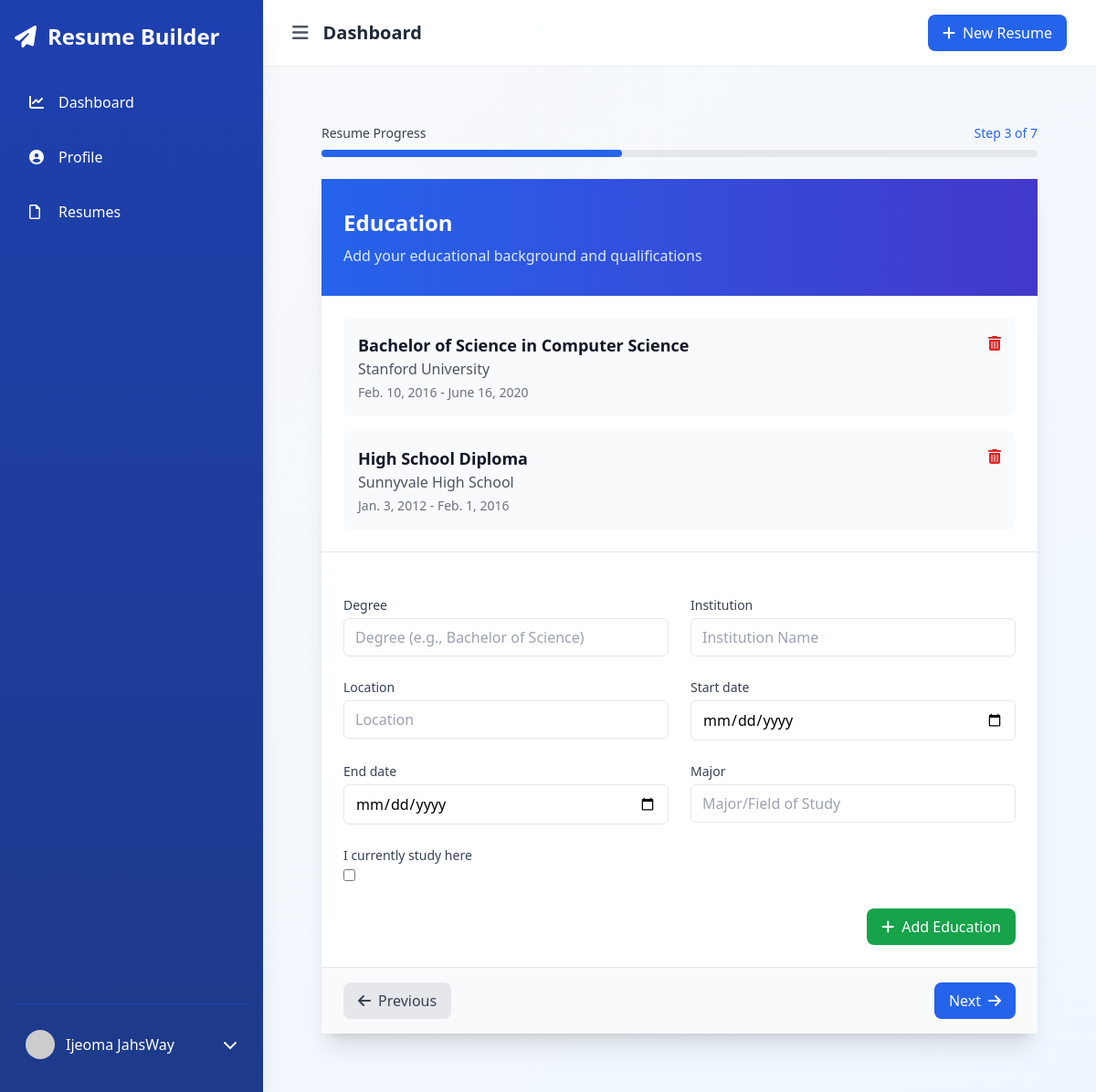
The app's page /resumes/novas-resume-962922d6/education/ (signed in) with its own data.
### resumes/models.py (models this page shows)
class Education(models.Model):
    resume = models.ForeignKey(Resume, on_delete=models.CASCADE)
    degree = models.CharField(max_length=100)
    institution = models.CharField(max_length=100)
    location = models.CharField(max_length=100)
    start_date = models.DateField()
    end_date = models.DateField(null=True, blank=True)
    major = models.CharField(max_length=100)

### resumes/views.py (the view)
# urls.py: path('<slug:resume_slug>/education/', views.education, name='resume_education'),
@login_required
def education(request, resume_slug):
    resume = get_object_or_404(Resume, slug=resume_slug, user=request.user)
    education_entries = resume.education_set.all()
    if request.method == 'POST':
        form = EducationForm(request.POST)
        if form.is_valid():
            education_entry = form.save(commit=False)
            education_entry.resume = resume
            education_entry.save()
            messages.success(request, 'Education entry added successfully.')
            return redirect('resume_education', resume_slug=resume.slug)
    else:
        form = EducationForm()
    return render(request, 'resumes/education.html', {
        'form': form,
        'education_entries': education_entries,
        'resume': resume,
        'section': 'education'
    })

### core/context_processors.py (called while the page is built)
def site_settings(request):
    try:
        settings = SiteSettings.objects.first()
        templates = ResumeTemplate.objects.filter(is_active=True).order_by('?')
        return {
            'site_settings': settings,
            'featured_templates': templates
        }
    except:
        return {
            'site_settings': None,
            'featured_templates': []
        }

### resumes/templates/resumes/education.html (shortened to what this page needs)
{% extends "accounts/dashboard_base.html" %}
{% block content %}
<div class="max-w-4xl mx-auto px-4 sm:px-6 lg:px-8 py-8">
    <div class="mb-6">
        <div class="flex justify-between items-center mb-2">
            <span class="text-sm font-medium text-gray-700">Resume Progress</span>
            <span class="text-sm font-medium text-blue-600">Step 3 of 7</span>
        </div>
        <div class="h-2 bg-gray-200 rounded-full">
            <div class="h-2 bg-blue-600 rounded-full" style="width: 42%"></div>
        </div>
    </div>
    <div class="bg-white rounded-2xl shadow-xl">
        <div class="bg-gradient-to-r from-blue-600 to-indigo-700 px-6 py-8">
            <h2 class="text-2xl font-bold text-white">Education</h2>
            <p class="mt-2 text-blue-100">Add your educational background and qualifications</p>
        </div>
        {% if education_entries %}
            <div class="p-6 border-b border-gray-200">
                <div class="space-y-4">
                    {% for entry in education_entries %}
                        <div class="bg-gray-50 rounded-lg p-4 hover:bg-gray-100 transition-colors">
                            <div class="flex justify-between items-start">
                                <div>
                                    <h4 class="text-lg font-semibold text-gray-900">{{ entry.degree }}</h4>
                                    <p class="text-gray-600">{{ entry.institution }}</p>
                                    <p class="text-sm text-gray-500 mt-1">
                                        {{ entry.start_date }} - {% if entry.end_date %}{{ entry.end_date }}{% else %}Present{% endif %}
                                    </p>
                                </div>
                                <form method="post" action="{% url 'delete_education' resume.slug entry.id %}" class="ml-4">
                                    <button type="submit" class="text-red-600 hover:text-red-800 transition-colors">
                                        <i class="fas fa-trash-alt"></i>
                                    </button>
                                </form>
                            </div>
                        </div>
                    {% endfor %}
                </div>
            </div>
        {% endif %}
        <div class="p-6">
            <form method="post" class="space-y-6">
                <div class="grid grid-cols-1 md:grid-cols-2 gap-6">
                    {% for field in form %}
                        <div class="space-y-1">
                            <label for="{{ field.id_for_label }}" class="block text-sm font-medium text-gray-700">
                                {{ field.label }}
                            </label>
                            {{ field }}
                        </div>
                    {% endfor %}
                </div>
                <div class="flex justify-end space-x-4">
                    <button type="submit" class="inline-flex items-center px-4 py-2 bg-green-600 text-white rounded-lg hover:bg-green-700 transition-colors">
                        <i class="fas fa-plus mr-2"></i>Add Education
                    </button>
                </div>
            </form>
        </div>
        <div class="px-6 py-4 bg-gray-50 border-t border-gray-200 flex justify-between">
            <a href="{% url 'resume_work_experience' resume.slug %}" class="inline-flex items-center px-4 py-2 bg-gray-200 text-gray-700 rounded-lg hover:bg-gray-300 transition-colors">
                <i class="fas fa-arrow-left mr-2"></i>Previous
            </a>
            <a href="{% url 'resume_skills' resume.slug %}" class="inline-flex items-center px-4 py-2 bg-blue-600 text-white rounded-lg hover:bg-blue-700 transition-colors">
                Next<i class="fas fa-arrow-right ml-2"></i>
            </a>
        </div>
    </div>
</div>
{% endblock %}

### accounts/templates/accounts/dashboard_base.html (shortened to what this page needs)
<!DOCTYPE html>
<html lang="en">
<head>
    <script src="https://cdn.tailwindcss.com"></script>
    <link rel="stylesheet" href="https://cdnjs.cloudflare.com/ajax/libs/font-awesome/6.4.0/css/all.min.css">
</head>
<body class="bg-gradient-to-br from-gray-50 to-blue-50"
      x-data="{
          sidebarOpen: localStorage.getItem('sidebarOpen') === 'true' || window.innerWidth > 768,
          theme: localStorage.getItem('theme') || 'light'
      }"
      x-init="$watch('sidebarOpen', value => localStorage.setItem('sidebarOpen', value))">
    <div class="min-h-screen flex">
        <aside x-cloak
               :class="{'translate-x-0': sidebarOpen, '-translate-x-full hidden': !sidebarOpen}"
               class="fixed md:relative bg-gradient-to-b from-blue-800 to-blue-900 text-white w-72 min-h-screen z-30 sidebar-transition shadow-xl">
            <div class="h-full flex flex-col px-4 py-6">
                <div class="flex items-center justify-between mb-8">
                    <a href="{% url 'home' %}" class="text-2xl font-bold flex items-center group">
                        <i class="fas fa-paper-plane mr-3 transform group-hover:rotate-12 transition-transform"></i>
                        <span class="group-hover:text-blue-200 transition-colors">Resume Builder</span>
                    </a>
                </div>
                <nav class="flex-1">
                    <ul class="space-y-3">
                        <li x-data="{ isHovered: false }">
                            <a href="{% url 'dashboard' %}"
                               @mouseenter="isHovered = true"
                               @mouseleave="isHovered = false"
                               class="flex items-center py-3 px-4 rounded-lg transition-all duration-200 hover:bg-blue-700/50 relative overflow-hidden
                                    {% if request.path == '/dashboard/' %}bg-blue-700 border-l-4 border-white{% endif %}">
                                <i class="fas fa-chart-line w-5"></i>
                                <span class="ml-3">Dashboard</span>
                            </a>
                        </li>
                        <li x-data="{ isHovered: false }">
                            <a href="{% url 'update_profile' %}"
                               @mouseenter="isHovered = true"
                               @mouseleave="isHovered = false"
                               class="flex items-center py-3 px-4 rounded-lg transition-all duration-200 hover:bg-blue-700/50 relative overflow-hidden
                                    {% if request.path == '/profile/update/' %}bg-blue-700 border-l-4 border-white{% endif %}">
                                <i class="fas fa-user-circle w-5"></i>
                                <span class="ml-3">Profile</span>
                            </a>
                        </li>
                        <li x-data="{ isHovered: false }">
                            <a href="{% url 'resume_list' %}"
                               @mouseenter="isHovered = true"
                               @mouseleave="isHovered = false"
                               class="flex items-center py-3 px-4 rounded-lg transition-all duration-200 hover:bg-blue-700/50 relative overflow-hidden
                                    {% if request.path == '/resume_list/' %}bg-blue-700 border-l-4 border-white{% endif %}">
                                <i class="fa-regular fa-file w-5"></i>
                                <span class="ml-3">Resumes</span>
                            </a>
                        </li>
                    </ul>
                </nav>
                <div class="border-t border-blue-700/50 pt-4 space-y-2">
                    <div x-data="{ userMenuOpen: false }" class="relative">
                        <button @click="userMenuOpen = !userMenuOpen"
                                class="w-full flex items-center justify-between p-3 rounded-lg hover:bg-blue-700/50 transition-colors">
                            <div class="flex items-center">
                                <img src="{{ user.profile.profile_picture.url|default:'https://placehold.co/40x40' }}"
                                     alt="Profile"
                                     class="w-8 h-8 rounded-full object-cover">
                                <span class="ml-3">{{ user.get_full_name|default:user.username }}</span>
                            </div>
                            <i class="fas fa-chevron-down transition-transform"
                               :class="{ 'transform rotate-180': userMenuOpen }"></i>
                        </button>
                    </div>
                </div>
            </div>
        </aside>
        <div class="flex-1 flex flex-col min-h-screen w-full transition-all duration-300">
            <header class="glass-effect shadow-sm sticky top-0 z-10">
                <div class="flex justify-between items-center px-4 md:px-8 py-4">
                    <div class="flex items-center">
                        <button @click="sidebarOpen = !sidebarOpen"
                                class="text-gray-600 hover:text-gray-900 transition-colors">
                            <i class="fas fa-bars text-xl"></i>
                        </button>
                        <h1 class="ml-4 text-xl font-semibold text-gray-800">{% block header %}Dashboard{% endblock %}</h1>
                    </div>
                    <div class="flex items-center space-x-4">
                        <a href="{% url 'create_resume' %}"
                           class="bg-blue-600 text-white px-4 py-2 rounded-lg hover:bg-blue-700 transition-colors">
                            <i class="fas fa-plus mr-2"></i>New Resume
                        </a>
                    </div>
                </div>
            </header>
            <main class="flex-1 p-4 md:p-8">
                {% block content %}{% endblock %}
            </main>
        </div>
    </div>
</body>
</html>

### accounts/templates/accounts/dashboard_base.html (style rules this page uses)
.sidebar-transition { transition: all 0.3s cubic-bezier(0.4, 0, 0.2, 1); }
.glass-effect { background: rgba(255, 255, 255, 0.9); backdrop-filter: blur(10px); -webkit-backdrop-filter: blur(10px); }

### records on screen
Education: degree "Bachelor of Science in Computer Science", institution "Stanford University", start_date "Feb. 10, 2016", end_date "June 16, 2020"
Education: degree "High School Diploma", institution "Sunnyvale High School", start_date "Jan. 3, 2012", end_date "Feb. 1, 2016"

### other values on screen
{{ user.get_full_name|default:user.username }} "Ijeoma JahsWay"
{{ field.label }} "Degree" "Institution" "Location" "Start date" "End date" "Major" "I currently study here"
